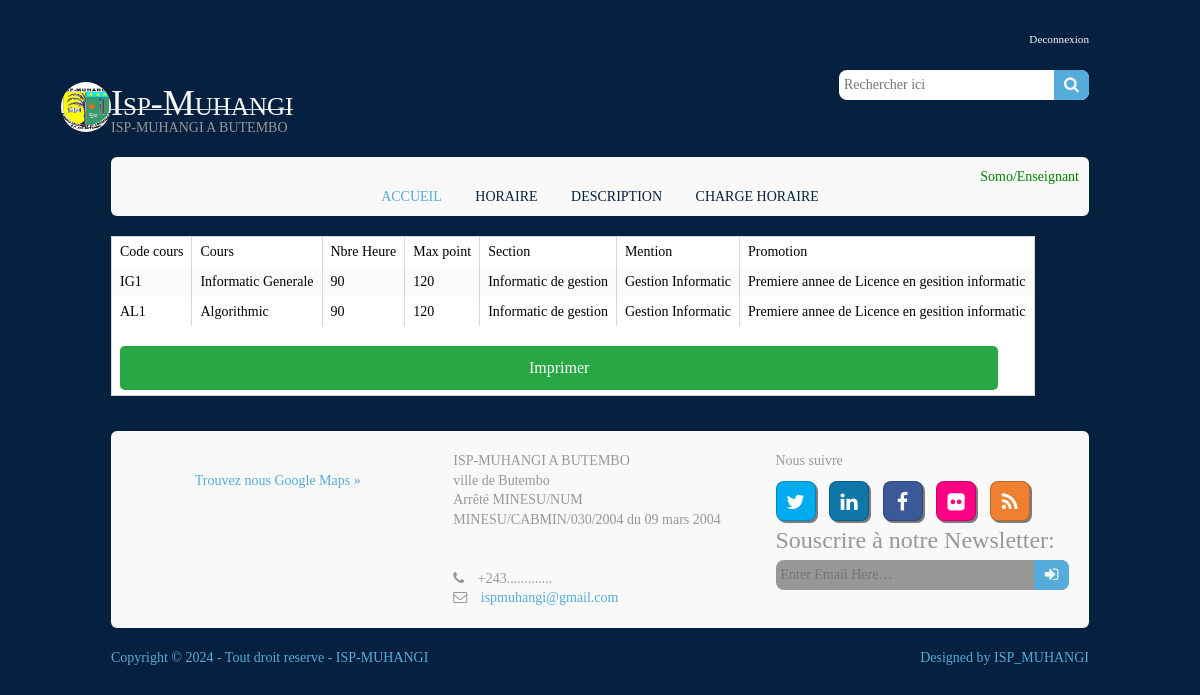
The app's page /affichechargehoraire.php (signed in) with its own data.
### tables this page shows
CREATE TABLE IF NOT EXISTS `cours` (
  `id` int NOT NULL AUTO_INCREMENT,
  `code_cours` varchar(50) NOT NULL,
  `nomComplet` varchar(255) NOT NULL,
  `nbreHeure` int NOT NULL,
  `ponderation` int NOT NULL,
  `code_mention` int NOT NULL,
  `code_section` int DEFAULT NULL,
  `dtsave` datetime DEFAULT CURRENT_TIMESTAMP,
  `promotion` varchar(50) DEFAULT NULL,
  `description` varchar(255) DEFAULT NULL,
  PRIMARY KEY (`id`),
  UNIQUE KEY `code_cours` (`code_cours`),
  KEY `code_mention` (`code_mention`,`code_section`)
);

CREATE TABLE IF NOT EXISTS `section` (
  `code_section` int NOT NULL AUTO_INCREMENT,
  `dt_creation` date NOT NULL,
  `sigle` varchar(50) NOT NULL,
  `nomComplet` varchar(255) NOT NULL,
  `description` varchar(255) NOT NULL,
  `code_isp` varchar(50) DEFAULT NULL,
  PRIMARY KEY (`code_section`),
  KEY `code_annee` (`code_isp`)
);

CREATE TABLE IF NOT EXISTS `mention` (
  `code_mention` int NOT NULL AUTO_INCREMENT,
  `code_section` int NOT NULL,
  `sigle` varchar(50) NOT NULL,
  `nomComplet` varchar(255) NOT NULL,
  `description` varchar(255) NOT NULL,
  `dtcreation` date DEFAULT NULL,
  PRIMARY KEY (`code_mention`),
  KEY `code_annee` (`code_section`)
);

CREATE TABLE IF NOT EXISTS `promotion` (
  `id` int NOT NULL AUTO_INCREMENT,
  `sigle_promotion` varchar(50) NOT NULL,
  `nomComplet` varchar(255) NOT NULL,
  `code_mention` int NOT NULL,
  `description` varchar(255) NOT NULL,
  `dtcreation` date DEFAULT NULL,
  PRIMARY KEY (`id`),
  UNIQUE KEY `sigle_promotion` (`sigle_promotion`),
  KEY `code_annee` (`code_mention`)
);

### affichechargehoraire.php (the view)
<?php
    include("menu.php");
?>
<div class="wrapper container-body">
<div class="content-prestation">
    <div classe="prestation">
        <table class="contente-table">
            <tr>
                <td>Code cours</td>
                <td>Cours</td>
                <td>Nbre Heure</td>
                <td>Max point</td>
                <td>Section</td>
                <td>Mention</td>
                <td>Promotion</td>
            </tr>
             <?php
           $matri= $_SESSION['matricule'];
            $sql= "SELECT promotion.nomComplet as prom , chargehoraire.matricule as matri, cours.code_cours as code,cours.nomComplet as nom,nbreHeure as heure,cours.ponderation as max, section.nomComplet as nomsection,mention.nomComplet as nommention  FROM cours,section,mention, chargehoraire, promotion WHERE cours.code_section =section.code_section and cours.code_mention=mention.code_mention and chargehoraire.matricule ='$matri' and cours.id=chargehoraire.codecours and promotion.id=chargehoraire.codepromotion";
            $stmt=$pdo->prepare($sql);
            $stmt->execute(array());
            while($row = $stmt->fetch()){
            ?>
            <tr>
                <td><?php echo $row['code'];?></td>
                <td><?php echo $row['nom'];?></td>
                <td><?php echo $row['heure'];?></td>
                <td><?php echo $row['max'];?></td>
                <td><?php echo $row['nomsection'];?></td>
                <td><?php echo $row['nommention'];?></td>
                <td><?php echo $row['prom'];?></td>
            </tr>
            <?php } ?>
                <tfoot>
                     <td colspan="7">
                        <button class="btn">Imprimer</button>
                     </td>
                </tfoot>
        </table>
    </div>
</div>
</div>
<?php
    include("footer.php");
?>

### layout/styles/layout.css (style rules this page uses)
table, th, td { border:1px solid; border-collapse:collapse; vertical-align:top; box-sizing:border-box; }
table, th { table-layout:auto; }
table { width:100%; margin-bottom:15px; }
th, td { padding:5px 8px; }
td { border-width:0 1px; }
.rounded, input, button, textarea, #header input, #footer input, #slide-wrapper figcaption, .avatar, #comments li, .faico a, #twitter, .pagination a, .pagination strong { border-radius:8px; }
body { color:#F9F9F9; background-color:#06213F; }
table, th, td, #comments .avatar, #comments input, #comments textarea { border-color:#D7D7D7; }
tr, #comments li, #comments input[type="submit"], #comments input[type="reset"] { color:inherit; background-color:#FBFBFB; }
tr:nth-child(odd), #comments li:nth-child(odd) { color:inherit; background-color:#FFFFFF; }
@media screen and (min-width:978px) { .wrapper { max-width:978px; } }

### layout/styles/framework.css (style rules this page uses)
html { overflow-y:scroll; }
body { margin:0; padding:0; font-size:14px; line-height:1.4em; }
body, h1, h2, h3, h4, h5, h6, .heading { font-family:Georgia, "Times New Roman", Times, serif; }
.wrapper { display:block; margin:0 auto 20px; text-align:left; word-wrap:break-word; }

### styles.css (style rules this page uses)
.content-prestation { width:auto; display: flex; }
.btn { width: 97%; padding: 1.5%; background: #28a745; color: white; border: none; padding: 10px; margin-top: 15px; cursor: pointer; border-radius: 5px; }
.contente-table { color: black; text-decoration-color: black; }

### records on screen
cours: code_cours "IG1", nomComplet "Informatic Generale", nbreHeure "90", ponderation "120", section.nomComplet "Informatic de gestion", mention.nomComplet "Gestion Informatic", promotion.nomComplet "Premiere annee de Licence en gesition informatic"
cours: code_cours "AL1", nomComplet "Algorithmic", nbreHeure "90", ponderation "120", section.nomComplet "Informatic de gestion", mention.nomComplet "Gestion Informatic", promotion.nomComplet "Premiere annee de Licence en gesition informatic"

### other values on screen
$_SESSION['username'] "Somo"
$_SESSION['role'] "Enseignant"
